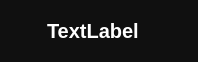
<?xml version="1.0" encoding="UTF-8"?>
<ui version="4.0">
 <class>Form</class>
 <widget class="QWidget" name="Form">
  <property name="geometry">
   <rect>
    <x>0</x>
    <y>0</y>
    <width>198</width>
    <height>62</height>
   </rect>
  </property>
  <property name="windowTitle">
   <string>Form</string>
  </property>
  <layout class="QHBoxLayout" name="horizontalLayout">
   <property name="spacing">
    <number>0</number>
   </property>
   <property name="margin">
    <number>0</number>
   </property>
   <item>
    <widget class="QLabel" name="tx_logo_lbl">
     <property name="sizePolicy">
      <sizepolicy hsizetype="Fixed" vsizetype="Preferred">
       <horstretch>0</horstretch>
       <verstretch>0</verstretch>
      </sizepolicy>
     </property>
     <property name="styleSheet">
      <string notr="true">QLabel{
	color: #fff;
	font-size:20px;
	font-weight:bold;
	background: #101010;
	padding:10px; 
}</string>
     </property>
     <property name="text">
      <string/>
     </property>
    </widget>
   </item>
   <item>
    <widget class="QLabel" name="window_lbl">
     <property name="styleSheet">
      <string notr="true">QLabel{
	color: #fff;
	font-size:20px;
	font-weight:bold;
	background: #101010;
	padding: 10px;
}</string>
     </property>
     <property name="text">
      <string>TextLabel</string>
     </property>
     <property name="scaledContents">
      <bool>false</bool>
     </property>
    </widget>
   </item>
  </layout>
 </widget>
 <resources/>
 <connections/>
</ui>
